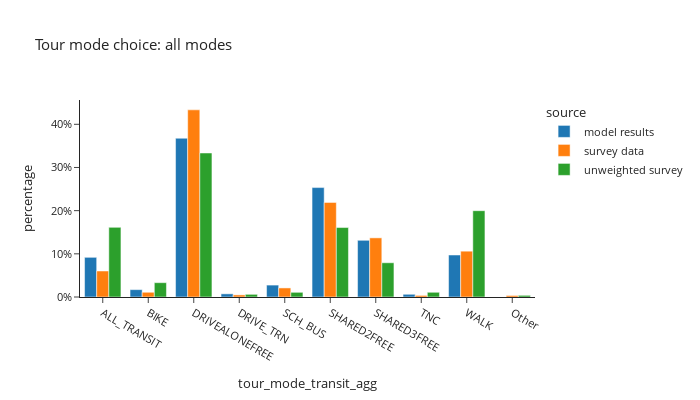

Notebook code for this chart:
### Code cell
# aggregate transit modes
transit_modes = ['WALK_LOC','WALK_COM','WALK_FRY','WALK_LR']
tour_mode_data['tour_mode_transit_agg'] = tour_mode_data['tour_mode'].apply(lambda x: "ALL_TRANSIT" if x in transit_modes else x)

df_plot = tour_mode_data.groupby(['source','tour_mode_transit_agg'])['trip_weight_2017_2019'].sum().reset_index()
df_plot['percentage'] = df_plot.groupby(['source'], group_keys=False)['trip_weight_2017_2019']. \
    apply(lambda x: x / float(x.sum()))

fig = px.bar(df_plot, x="tour_mode_transit_agg", y="percentage", color="source",barmode="group", template="simple_white",
             # color_discrete_sequence=config['psrc_color'],
             title="Tour mode choice: all modes")
fig.for_each_annotation(lambda a: a.update(text = a.text.split("=")[-1]))
fig.update_layout(height=400, width=700, font=dict(size=11), yaxis=dict(tickformat=".0%"))
fig.show()

### Figure 1 — Plotly figure (JSON) as saved in the notebook; plotly's stock layout.template omitted (floating-point values rounded to 4 significant figures)
{"data": [{"alignmentgroup": "True", "hovertemplate": "source=model results<br>tour_mode_transit_agg=%{x}<br>percentage=%{y}<extra></extra>", "legendgroup": "model results", "marker": {"color": "#1F77B4", "pattern": {"shape": ""}}, "name": "model results", "offsetgroup": "model results", "orientation": "v", "showlegend": true, "textposition": "auto", "type": "bar", "x": ["ALL_TRANSIT", "BIKE", "DRIVEALONEFREE", "DRIVE_TRN", "SCH_BUS", "SHARED2FREE", "SHARED3FREE", "TNC", "WALK"], "xaxis": "x", "y": [0.09191, 0.01706, 0.3678, 0.007323, 0.0276, 0.2534, 0.1314, 0.006297, 0.09726], "yaxis": "y"}, {"alignmentgroup": "True", "hovertemplate": "source=survey data<br>tour_mode_transit_agg=%{x}<br>percentage=%{y}<extra></extra>", "legendgroup": "survey data", "marker": {"color": "#FF7F0E", "pattern": {"shape": ""}}, "name": "survey data", "offsetgroup": "survey data", "orientation": "v", "showlegend": true, "textposition": "auto", "type": "bar", "x": ["ALL_TRANSIT", "BIKE", "DRIVEALONEFREE", "DRIVE_TRN", "Other", "SCH_BUS", "SHARED2FREE", "SHARED3FREE", "TNC", "WALK"], "xaxis": "x", "y": [0.06024, 0.01097, 0.4335, 0.004861, 0.003516, 0.02098, 0.2192, 0.137, 0.003664, 0.1061], "yaxis": "y"}, {"alignmentgroup": "True", "hovertemplate": "source=unweighted survey<br>tour_mode_transit_agg=%{x}<br>percentage=%{y}<extra></extra>", "legendgroup": "unweighted survey", "marker": {"color": "#2CA02C", "pattern": {"shape": ""}}, "name": "unweighted survey", "offsetgroup": "unweighted survey", "orientation": "v", "showlegend": true, "textposition": "auto", "type": "bar", "x": ["ALL_TRANSIT", "BIKE", "DRIVEALONEFREE", "DRIVE_TRN", "Other", "SCH_BUS", "SHARED2FREE", "SHARED3FREE", "TNC", "WALK"], "xaxis": "x", "y": [0.1613, 0.03319, 0.3336, 0.006182, 0.003837, 0.01087, 0.1609, 0.07931, 0.01094, 0.1999], "yaxis": "y"}], "layout": {"barmode": "group", "font": {"size": 11}, "height": 400, "legend": {"title": {"text": "source"}, "tracegroupgap": 0}, "title": {"text": "Tour mode choice: all modes"}, "width": 700, "xaxis": {"anchor": "y", "domain": [0.0, 1.0], "title": {"text": "tour_mode_transit_agg"}}, "yaxis": {"anchor": "x", "domain": [0.0, 1.0], "tickformat": ".0%", "title": {"text": "percentage"}}}}
